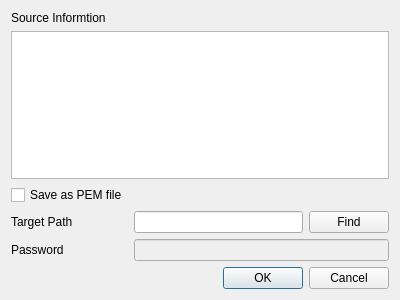
<?xml version="1.0" encoding="UTF-8"?>
<ui version="4.0">
 <class>ExportDlg</class>
 <widget class="QDialog" name="ExportDlg">
  <property name="geometry">
   <rect>
    <x>0</x>
    <y>0</y>
    <width>400</width>
    <height>300</height>
   </rect>
  </property>
  <property name="windowTitle">
   <string>Export data</string>
  </property>
  <layout class="QGridLayout" name="gridLayout">
   <item row="6" column="0">
    <spacer name="verticalSpacer">
     <property name="orientation">
      <enum>Qt::Vertical</enum>
     </property>
     <property name="sizeHint" stdset="0">
      <size>
       <width>20</width>
       <height>40</height>
      </size>
     </property>
    </spacer>
   </item>
   <item row="4" column="1" colspan="2">
    <widget class="QLineEdit" name="mPasswordText">
     <property name="enabled">
      <bool>false</bool>
     </property>
    </widget>
   </item>
   <item row="8" column="1" colspan="2">
    <widget class="QDialogButtonBox" name="buttonBox">
     <property name="orientation">
      <enum>Qt::Horizontal</enum>
     </property>
     <property name="standardButtons">
      <set>QDialogButtonBox::Cancel|QDialogButtonBox::Ok</set>
     </property>
    </widget>
   </item>
   <item row="3" column="0">
    <widget class="QLabel" name="label">
     <property name="text">
      <string>Target Path</string>
     </property>
    </widget>
   </item>
   <item row="3" column="1">
    <widget class="QLineEdit" name="mPathText"/>
   </item>
   <item row="0" column="0" colspan="2">
    <widget class="QLabel" name="label_2">
     <property name="text">
      <string>Source Informtion</string>
     </property>
    </widget>
   </item>
   <item row="4" column="0">
    <widget class="QLabel" name="label_3">
     <property name="text">
      <string>Password</string>
     </property>
    </widget>
   </item>
   <item row="2" column="0">
    <widget class="QCheckBox" name="mPEMSaveCheck">
     <property name="text">
      <string>Save as PEM file</string>
     </property>
    </widget>
   </item>
   <item row="3" column="2">
    <widget class="QPushButton" name="mFindBtn">
     <property name="text">
      <string>Find</string>
     </property>
    </widget>
   </item>
   <item row="1" column="0" colspan="3">
    <widget class="QPlainTextEdit" name="mInfoText"/>
   </item>
   <item row="7" column="0">
    <spacer name="verticalSpacer_2">
     <property name="orientation">
      <enum>Qt::Vertical</enum>
     </property>
     <property name="sizeHint" stdset="0">
      <size>
       <width>20</width>
       <height>40</height>
      </size>
     </property>
    </spacer>
   </item>
   <item row="5" column="0">
    <spacer name="verticalSpacer_3">
     <property name="orientation">
      <enum>Qt::Vertical</enum>
     </property>
     <property name="sizeHint" stdset="0">
      <size>
       <width>20</width>
       <height>40</height>
      </size>
     </property>
    </spacer>
   </item>
  </layout>
 </widget>
 <tabstops>
  <tabstop>mInfoText</tabstop>
  <tabstop>mPEMSaveCheck</tabstop>
  <tabstop>mPathText</tabstop>
  <tabstop>mFindBtn</tabstop>
  <tabstop>mPasswordText</tabstop>
 </tabstops>
 <resources/>
 <connections>
  <connection>
   <sender>buttonBox</sender>
   <signal>accepted()</signal>
   <receiver>ExportDlg</receiver>
   <slot>accept()</slot>
   <hints>
    <hint type="sourcelabel">
     <x>248</x>
     <y>254</y>
    </hint>
    <hint type="destinationlabel">
     <x>157</x>
     <y>274</y>
    </hint>
   </hints>
  </connection>
  <connection>
   <sender>buttonBox</sender>
   <signal>rejected()</signal>
   <receiver>ExportDlg</receiver>
   <slot>reject()</slot>
   <hints>
    <hint type="sourcelabel">
     <x>316</x>
     <y>260</y>
    </hint>
    <hint type="destinationlabel">
     <x>286</x>
     <y>274</y>
    </hint>
   </hints>
  </connection>
 </connections>
</ui>
